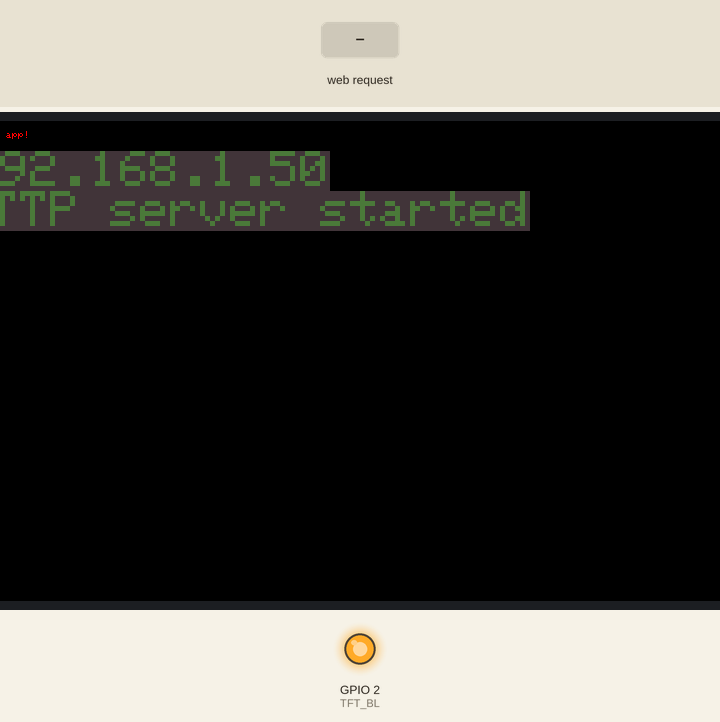
The sketch below on a simulated ESP32. On the bench: 800×480 colour display, output pins drawn as LEDs (lit = HIGH). The test bench sets the inputs (shaded band). WiFi joins after 1.5 s; servers stay silent unless stated; random numbers use the default seed unless the sketch sets one; what the sketch prints to the serial monitor is not drawn.

Above: at 3.2 s.
3.3 s: HTTP request GET /request received
At 4.9 s:
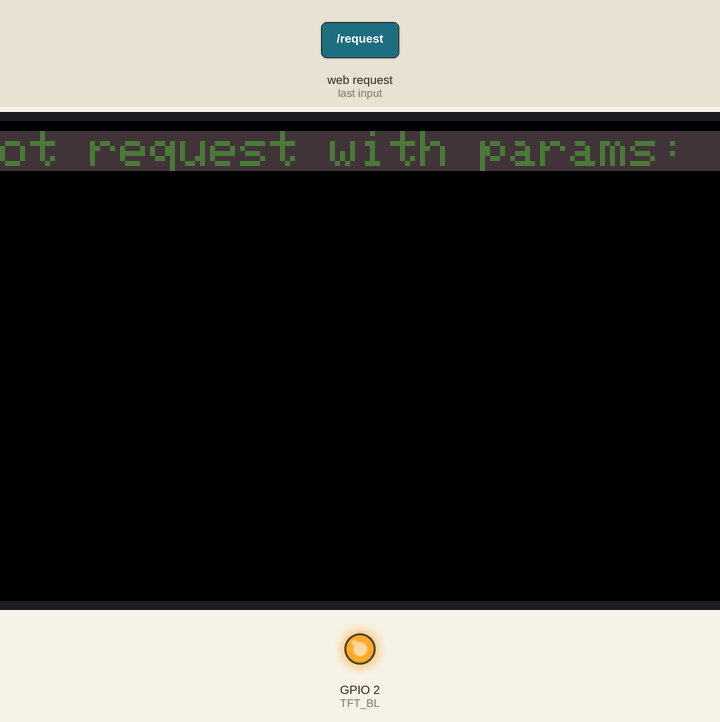
Timing chart, 0 to 6.4 s (numbered marks = the images above; inputs shaded):
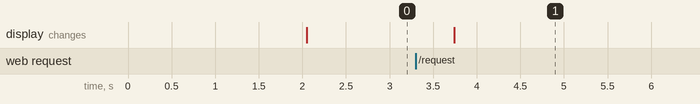

Measured:
- after the input at 3.3 s, the display: changes after 0.44 s (image 1)

The sketch:

esp32-8048S043.ino
```cpp
#include <WiFi.h>
#include <WiFiClient.h>
#include <WebServer.h>
#include <ESPmDNS.h>
#include <Arduino_GFX_Library.h>

#define GFX_BL DF_GFX_BL // default backlight pin, you may replace DF_GFX_BL to actual backlight pin
#define TFT_BL 2


Arduino_ESP32RGBPanel *bus = new Arduino_ESP32RGBPanel(
    GFX_NOT_DEFINED /* CS */, GFX_NOT_DEFINED /* SCK */, GFX_NOT_DEFINED /* SDA */,
    40 /* DE */, 41 /* VSYNC */, 39 /* HSYNC */, 42 /* PCLK */,
    45 /* R0 */, 48 /* R1 */, 47 /* R2 */, 21 /* R3 */, 14 /* R4 */,
    5 /* G0 */, 6 /* G1 */, 7 /* G2 */, 15 /* G3 */, 16 /* G4 */, 4 /* G5 */,
    8 /* B0 */, 3 /* B1 */, 46 /* B2 */, 9 /* B3 */, 1 /* B4 */
);

 Arduino_RPi_DPI_RGBPanel *gfx = new Arduino_RPi_DPI_RGBPanel(
   bus,
   800 /* width */, 0 /* hsync_polarity */, 8 /* hsync_front_porch */, 4 /* hsync_pulse_width */, 8 /* hsync_back_porch */,
   480 /* height */, 0 /* vsync_polarity */, 8 /* vsync_front_porch */, 4 /* vsync_pulse_width */, 8 /* vsync_back_porch */,
   1 /* pclk_active_neg */, 16000000 /* prefer_speed */, true /* auto_flush */);

const char* ssid = "Greenscreens.ai";
const char* password = "Hs-AT14<=:84aKx6";

WebServer server(80);

void setup(void)
{
    gfx->begin();
    gfx->fillScreen(BLACK);

#ifdef TFT_BL
    pinMode(TFT_BL, OUTPUT);
    digitalWrite(TFT_BL, HIGH);
#endif

    gfx->setCursor(10, 10);
    gfx->setTextColor(RED);
    gfx->println("Start app!");

    Serial.begin(115200);

  // Connect to Wi-Fi network using SSID and password
  Serial.print("Connecting to ");
  Serial.println(ssid);
  WiFi.begin(ssid, password);
  while (WiFi.status() != WL_CONNECTED) {
    delay(500);
    Serial.print(".");
  }
  // Print the local IP address and start the web server
  Serial.println("");
  Serial.println("WiFi connected.");
  Serial.println("IP address: ");
  Serial.println(WiFi.localIP());

  gfx->setCursor(10, 30);
  gfx->setTextColor(random(0xffff), random(0xffff));
  gfx->setTextSize(5 /* x scale */, 5 /* y scale */, 2 /* pixel_margin */);
  gfx->println(WiFi.localIP());

  server.on("/", handleRoot);
  server.on("/request", response);
  server.on("/inline", []() {
      server.send(200, "text/plain", "this works as well");
  });

  server.onNotFound(handleNotFound);
  server.begin();
  gfx->println("HTTP server started");
}

void loop()
{
  server.handleClient();
  delay(20); //allow the cpu to switch to other tasks
}


void handleRoot() {
  char temp[400];
  int sec = millis() / 1000;
  int min = sec / 60;
  int hr = min / 60;

  snprintf(temp, 400,

           "<html>\
  <head>\
    <meta http-equiv='refresh' content='5'/>\
    <title>ESP32 Demo</title>\
    <style>\
      body { background-color: #cccccc; font-family: Arial, Helvetica, Sans-Serif; Color: #000088; }\
    </style>\
  </head>\
  <body>\
    <h1>Hello from ESP32!</h1>\
    <p>Uptime: %02d:%02d:%02d</p>\
  </body>\
</html>",

           hr, min % 60, sec % 60
          );
  server.send(200, "text/html", temp);
}


void handleNotFound() {
  String message = "File Not Found\n\n";
  message += "URI: ";
  message += server.uri();
  message += "\nMethod: ";
  message += (server.method() == HTTP_GET) ? "GET" : "POST";
  message += "\nArguments: ";
  message += server.args();
  message += "\n";

  for (uint8_t i = 0; i < server.args(); i++) {
    message += " " + server.argName(i) + ": " + server.arg(i) + "\n";
  }

  server.send(404, "text/plain", message);
}

void response() {
  gfx->fillScreen(BLACK);
  String out = "{\"message\" : \"Hello World!\"}";
  String message = "";
    for (uint8_t i = 0; i < server.args(); i++) {
    message += " " + server.argName(i) + ": " + server.arg(i) + "\n";
  }
  server.send(200, "application/json", out);
  gfx->setCursor(10, 10);
  gfx->println("Got request with params:  ");
  gfx->println(message);
}
```
